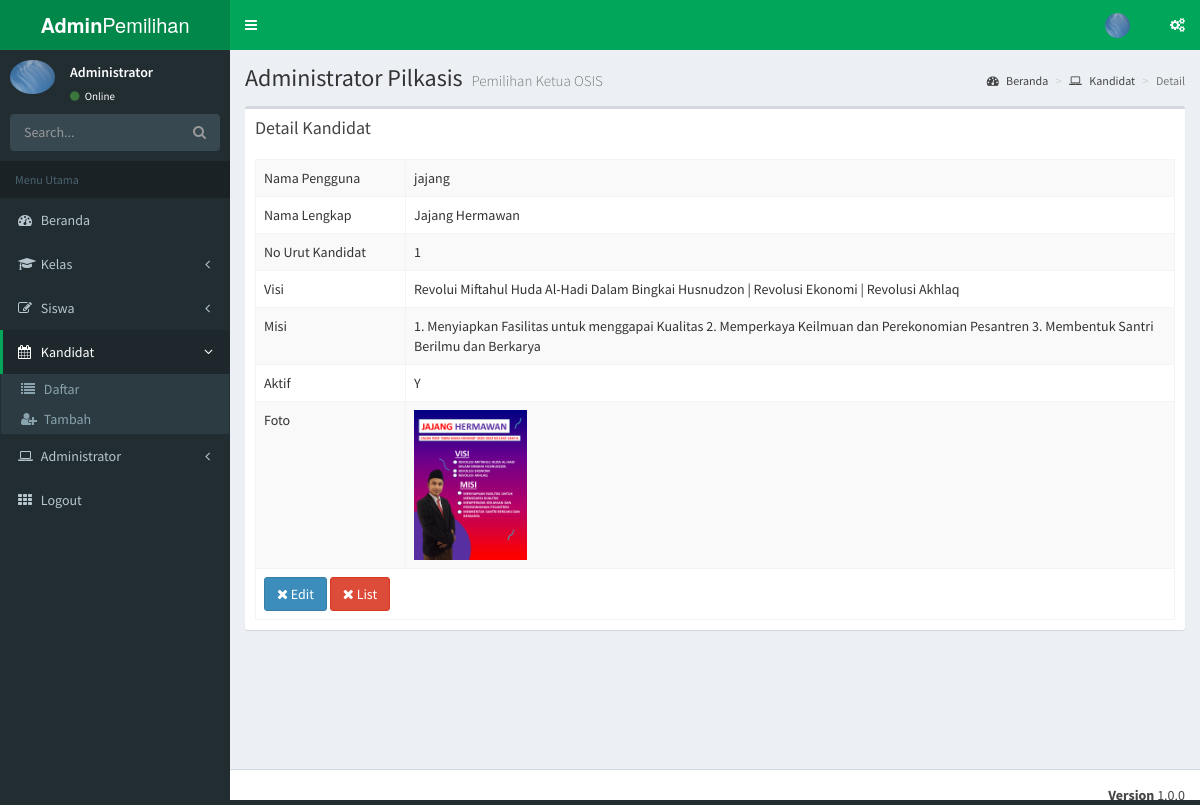
/admin/index.php?m=kandidat&s=detail&idp=10 (signed in), run on the app's committed database.
### tables this page shows
CREATE TABLE `kandidat` (
  `idkandidat` int(2) NOT NULL,
  `username` varchar(25) NOT NULL,
  `password` varchar(32) NOT NULL,
  `nama` varchar(100) NOT NULL,
  `nokandidat` varchar(2) NOT NULL,
  `jumlahsuara` varchar(4) NOT NULL DEFAULT '0',
  `visi` varchar(100) NOT NULL,
  `misi` varchar(255) NOT NULL,
  `aktif` enum('Y','T') NOT NULL DEFAULT 'T',
  `foto` varchar(50) NOT NULL
);

### admin/modul/kandidat/detail.php (the view, shortened to what this page needs)
<?php include "atas.php"; ?>
  <div class="content-wrapper">
    <section class="content-header">
      <h1>
        Administrator Pilkasis
        <small>Pemilihan Ketua OSIS</small>
      </h1>
      <ol class="breadcrumb">
        <li><a href="."><i class="fa fa-dashboard"></i> Beranda</a></li>
        <li><a href="?m=kandidat"><i class="fa fa-laptop"></i> Kandidat</a></li>
        <li class="active">Detail</li>
      </ol>
    </section>
	<section class="content">
      <div class="row">
        <div class="col-xs-12">
          <div class="box">
            <div class="box-header">
              <h3 class="box-title">Detail Kandidat</h3>
            </div>
            <div class="box-body">
<?php
$id=$_GET['idp'];
include "../sambungan.php";
$sql="SELECT * FROM kandidat WHERE idkandidat='$id'";
$query=mysqli_query($koneksi,$sql);
$r=mysqli_fetch_assoc($query);
?>
              <table id="pilkasis1" class="table table-bordered table-hover table-striped">
                <tbody>
					<tr>
						<td width=150>Nama Pengguna</td>
						<td><?php echo$r['username'];?></td>
					</tr>
					<tr>
						<td>Nama Lengkap</td>
						<td><?php echo$r['nama'];?></td>
					</tr>
					<tr>
						<td>No Urut Kandidat</td>
						<td><?php echo$r['nokandidat'];?></td>
					</tr>
					<tr>
						<td>Visi</td>
						<td><?php echo$r['visi'];?></td>
					</tr>
					<tr>
						<td>Misi</td>
						<td><?php echo$r['misi'];?></td>
					</tr>
					<tr>
						<td>Aktif</td>
						<td><?php echo $r['aktif'];?></td>
					</tr>
					<tr>
						<td>Foto</td>
						<td>
<?php
						if ($r['foto']!=''){
						  echo "<img src=\"../gambar/kandidat/$r[foto]\" height=150 />";
						}
						else{
						  echo "<img src=\"../gambar/kandidat/0.jpg\">";
						}
?>
					</tr>
					<tr>
						<td colspan=2>
						<a href="?m=kandidat&s=edit&idp=<?php echo$id;?>" class="btn btn-large btn-primary"><i class="fa fa-times"></i> Edit</a>
						<a href="?m=kandidat" class="btn btn-large btn-danger"><i class="fa fa-times"></i> List</a></td>
					</tr>
                </tbody>
              </table>
            </div>
          </div>
        </div>
      </div>
    </section>
<?php include "bawah.php"; ?>

### data on the page
kandidat: username "jajang", nama "Jajang Hermawan", nokandidat "1", visi "Revolui Miftahul Huda Al-Hadi Dalam Bingkai Husnudzon | Revolusi Ekonomi | Revolusi Akhlaq", misi "1. Menyiapkan Fasilitas untuk menggapai Kualitas 2. Memperkaya Keilmuan dan Perekonomian Pesantren 3. Membentuk Santri Berilmu dan Berkarya", aktif "Y", foto (picture)

### other printed values
$_SESSION['namakasis'] "Administrator"
